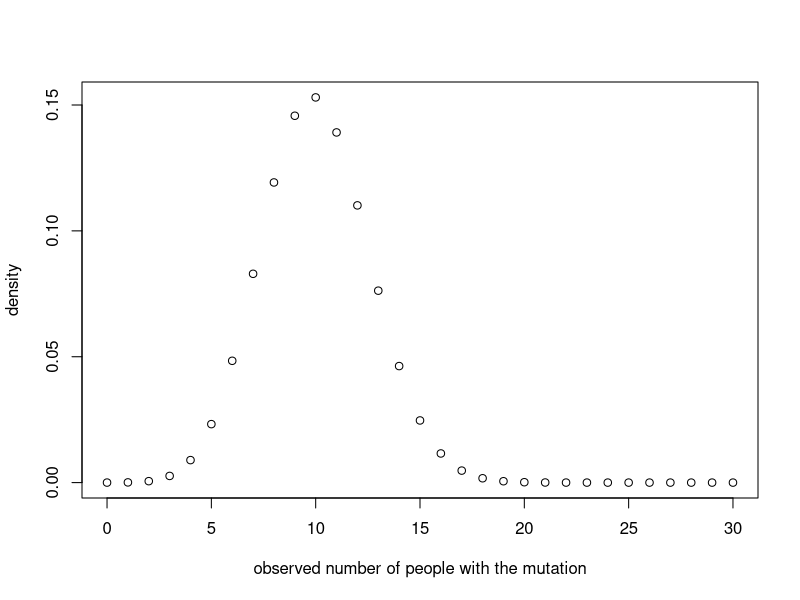
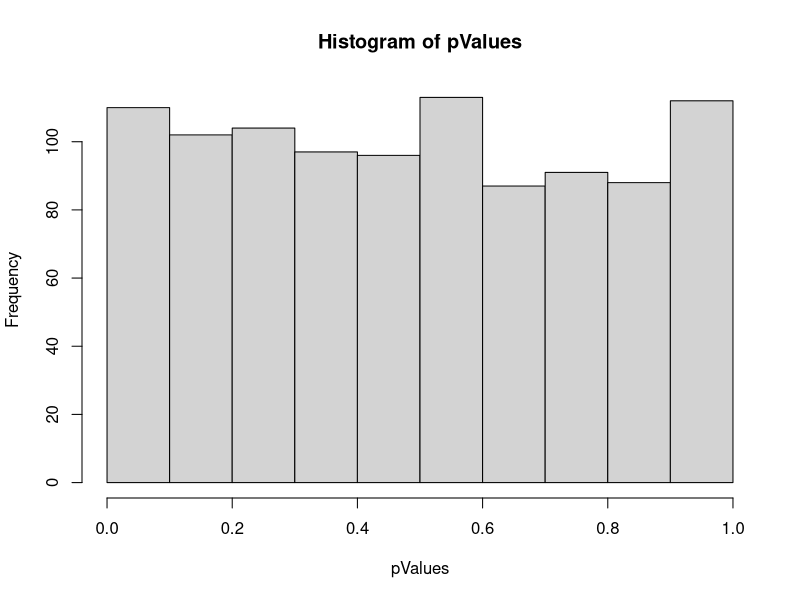
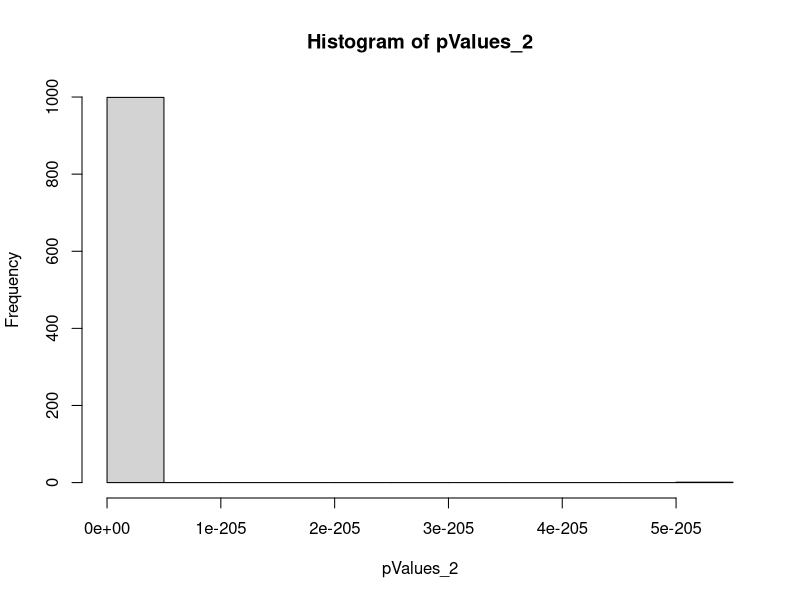

Generate these figures, in order, with R: (Note: this script raises an error after producing the figures.)
rm(list=ls())

# Question 1 with formulation # 2
sampleSize <- 30
probMut <- 1/3
dbinom(12, sampleSize, probMut)    # 0.01101246
plot(0:sampleSize, dbinom(0:sampleSize, sampleSize, probMut), xlab=" observed number of people with the mutation ", ylab= "density")
myMean <- sampleSize * probMut    
myVars <- sampleSize * probMut * (1 - probMut)    
#ANSWER:
" The probility of seeing exatly 12 people with the mutation is 0.01101246.
  Mean for the expected number of people with the mutation is 10.
  Variance for the expected number of people with the mutation is 6.666667. "

# 3A
set.seed(1000)
numPatients <- 10000
numExperiments <- 1000
myVals <- rbinom(numExperiments,numPatients,0.5)    # one liner: rbinom(1000,10000,0.5)

# 3B
expectedMean <- numPatients * 0.5
expectedVars <- numPatients * 0.5 * (1 - 0.5)
actualMean <- mean(myVals)
actualVars <- var(myVals)
# ANSWER
" The expected mean is 5000 and the expected variance is 2500.
  The actuial mean is 5000.688 and the actual variance is 2700.287."

# 3C
pValues <- vector(length=length(myVals), mode="double")
for (i in 1:length(myVals)){
    pValues[i] <- binom.test(myVals[i], numPatients)$p.value
}
hist(pValues)
# ANSWER
"I expected to see uniform distribution and 
the p-values of the histogram are approximate uniform distribution."

# 3D
newProb <- 2/3
pValues_2 <- vector(length=length(myVals), mode="double")
for (p in 1:length(myVals)){
  pValues_2[p] <- binom.test(myVals[p], numPatients, p= newProb)$p.value
}
hist(pValues_2)    # with p = 2/3

pValues_3 <- vector(length=length(myVals), mode="double")
for (q in 1:length(myVals)){
  pValues_3[q] <- binom.test(myVals[q], numPatients, p=0.49)$p.value
}
histo(pValues_3)    # with p = 0.49
# ANSWER
" Changing the expected value from 1/2 to 2/3, all the p-values become very small. Interestingly,
  if we change 1/2 to a much bigger value, like 3/4, we end up with the same extremely small 
  p-values in R.
  
  If the expected value changed to 0.49 or 0.51, I don't expect to see the same shape of the
  p-value histogram because the actual distribution is no longer symmatric around the distribution 
  with the expected value of 0.49 or 0.51. The sample size is 10000, so 1% can cause big differences.
  By histogram, we can verify that we see more of small p-values."

